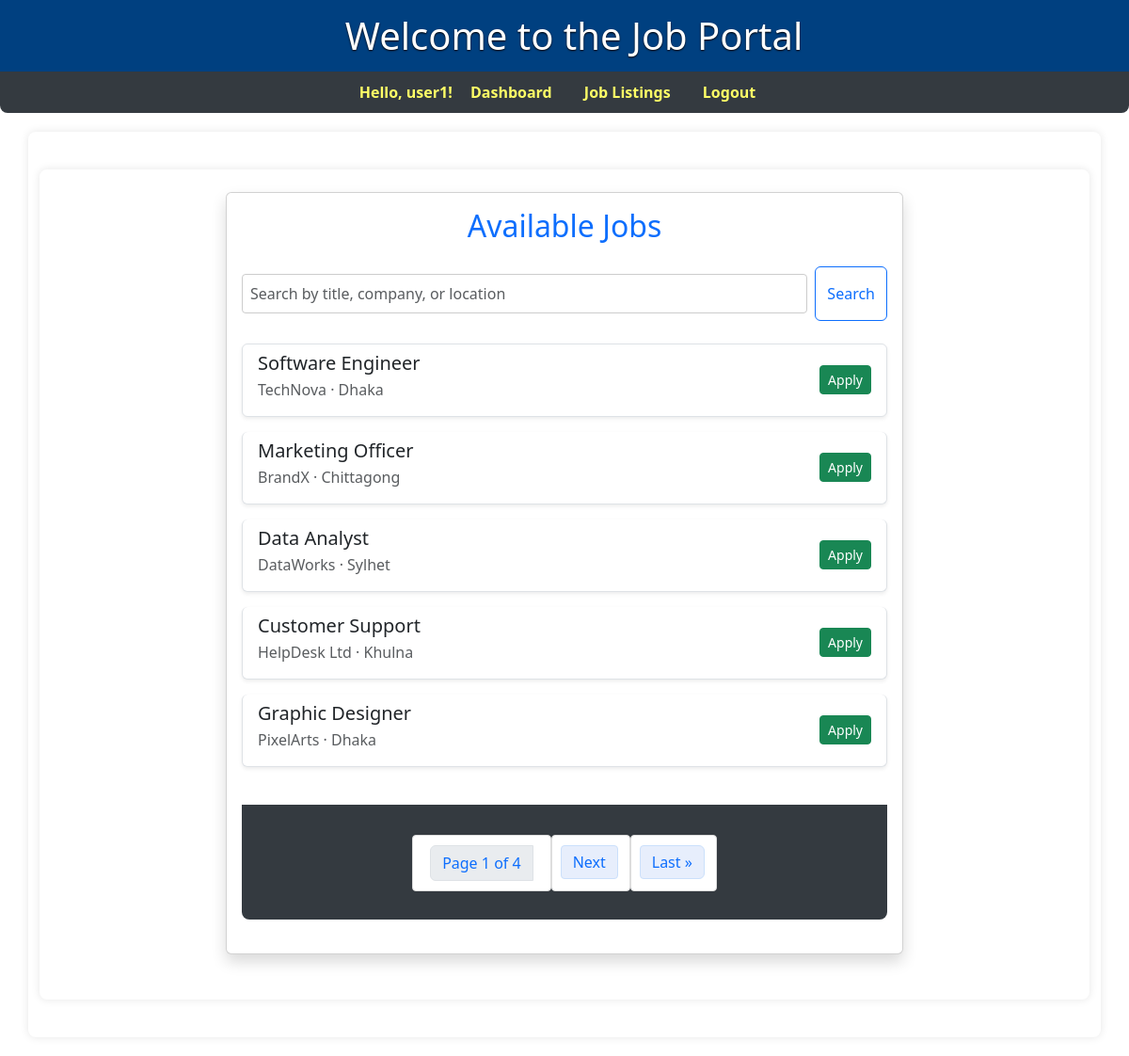
Screenshot of / (signed in) with the database file from the repository.
### core/models.py (models this page shows)
class CustomUser(AbstractUser):
    ROLE_CHOICES = (
        ('employer', 'Employer'),
        ('applicant', 'Applicant'),
    )
    role = models.CharField(max_length=10, choices=ROLE_CHOICES)
    experience_years = models.IntegerField(blank=True, null=True)

class Job(models.Model):
    title = models.CharField(max_length=255)
    company_name = models.CharField(max_length=255)
    location = models.CharField(max_length=255)
    description = models.TextField()
    posted_by = models.ForeignKey(settings.AUTH_USER_MODEL, on_delete=models.CASCADE)
    created_at = models.DateTimeField(auto_now_add=True)

### core/views.py (the view)
# urls.py: path('', views.job_list, name='job_list'),
def job_list(request):
    query = request.GET.get('q')
    jobs = Job.objects.all()
    if query:
        jobs = jobs.filter(
            Q(title__icontains=query) |
            Q(company_name__icontains=query) |
            Q(location__icontains=query)
        )
    if not request.user.is_authenticated and 'apply_redirect' in request.GET:
        messages.info(request, "Please login or register to apply for jobs.")
    paginator = Paginator(jobs, 5)
    page_number = request.GET.get('page')
    try:
        page_obj = paginator.get_page(page_number)
    except (EmptyPage, PageNotAnInteger):
        page_obj = paginator.get_page(1)
    return render(request, 'core/job_list.html', {
        'jobs': page_obj,
        'query': query,
        'messages': messages.get_messages(request),
    })

### core/templates/core/job_list.html (shortened to what this page needs)
{% extends 'base.html' %}
{% block content %}
<div class="container py-4">
  <div class="row justify-content-center">
    <div class="col-lg-8">
      <div class="card shadow mb-4">
        <div class="card-body">
          <h2 class="mb-4 text-primary text-center">Available Jobs</h2>
          <form method="get" class="d-flex mb-4">
            <input type="text" name="q" value="{{ query|default_if_none:'' }}" class="form-control me-2" placeholder="Search by title, company, or location">
            <button type="submit" class="btn btn-outline-primary">Search</button>
          </form>
          {% if jobs %}
            <div class="list-group">
              {% for job in jobs %}
                <div class="list-group-item list-group-item-action mb-3 rounded shadow-sm">
                  <div class="d-flex justify-content-between align-items-center flex-wrap">
                    <div>
                      <h5 class="mb-1">{{ job.title }}</h5>
                      <div class="text-muted mb-2">
                        {{ job.company_name }} &middot; {{ job.location }}
                      </div>
                    </div>
                    <div>
                      {% if user.is_authenticated %}
                        <a href="{% url 'apply_job' job.id %}" class="btn btn-success btn-sm">Apply</a>
                      {% else %}
                        <a href="{% url 'login' %}?next={% url 'job_list' %}?apply_redirect=1" class="btn btn-outline-secondary btn-sm">Apply</a>
                      {% endif %}
                    </div>
                  </div>
                </div>
              {% endfor %}
            </div>
          {% else %}
            <div class="alert alert-info mt-4">No jobs found.</div>
          {% endif %}
          <nav class="mt-4">
            <ul class="pagination justify-content-center">
              <li class="page-item disabled">
                <span class="page-link text-primary">
                  Page {{ jobs.number }} of {{ jobs.paginator.num_pages }}
                </span>
              </li>
              {% if jobs.has_next %}
                <li class="page-item">
                  <a class="page-link text-primary" href="?{% if query %}q={{ query }}&amp;{% endif %}page={{ jobs.next_page_number }}">Next</a>
                </li>
                <li class="page-item">
                  <a class="page-link text-primary" href="?{% if query %}q={{ query }}&amp;{% endif %}page={{ jobs.paginator.num_pages }}">Last &raquo;</a>
                </li>
              {% endif %}
            </ul>
          </nav>
        </div>
      </div>
    </div>
  </div>
</div>
{% endblock %}

### templates/base.html (shortened to what this page needs)
{% load static %}
<!DOCTYPE html>
<html>
<head>
    <link rel="stylesheet" href="{% static 'css/style.css' %}">
    <link href="https://cdn.jsdelivr.net/npm/bootstrap@5.3.3/dist/css/bootstrap.min.css" rel="stylesheet">
</head>
<body>
    <div class="site-banner">
        <h1 style="margin: 0; padding: 5px 15px;">Welcome to the Job Portal</h1>
    </div>
    <nav>
        {% if user.is_authenticated %}
            <span style="color:#ff6; font-weight:bold;">Hello, {{ user.get_full_name|default:user.username }}!</span>
            <a href="{% url 'dashboard' %}">Dashboard</a>
            {% if user.role == 'applicant' %}
            <a href="{% url 'job_list' %}">Job Listings</a>
            {% endif %}
            <form action="{% url 'logout' %}" method="post" style="display:inline;">
                <button type="submit" style="background:none;border:none;padding:0;color:#007bff;cursor:pointer;">Logout</button>
            </form>
        {% else %}
            <a href="{% url 'login' %}">Login</a>
            <a href="{% url 'register' %}">Register</a>
        {% endif %}
    </nav>
    <div class="container">
        {% block content %}{% endblock %}
    </div>
</body>
</html>

### static/css/style.css (style rules this page uses)
body { font-family: Arial, sans-serif; background-color: #f8f9fa; margin: 0; padding: 0; }
.site-banner { height: 2cm; color: white; display: flex; align-items: center; font-size: 1.2rem; padding-left: 20px; text-shadow: 0 1px 2px black; background-color: #004080; justify-content: center; box-shadow: 0 2px 5px rgba(0,0,0,0.1); }
.container { width: 80%; margin: 20px auto; background: white; padding: 20px; box-shadow: 0 0 10px rgba(0,0,0,0.1); border-radius: 8px; }
h2 { color: #343a40; }
input[type="text"], input[type="file"], textarea, select { width: 100%; padding: 8px; margin: 8px 0; border: 1px solid #ccc; border-radius: 4px; }
button { background-color: #007bff; color: white; padding: 10px 20px; border: none; border-radius: 4px; cursor: pointer; }
ul { list-style-type: none; padding: 0; }
li { background: #ffffff; padding: 10px; margin-bottom: 8px; border: 1px solid #ddd; border-radius: 4px; }
nav { background: #343a40; padding: 10px 0; margin-bottom: 20px; border-radius: 0 0 8px 8px; text-align: center; }
nav a, nav button { color: #ff6 !important; text-decoration: none; margin: 0 15px; font-weight: bold; background: none; border: none; padding: 0; cursor: pointer; font-size: 16px; transition: color 0.2s; }
.pagination a { margin: 0 5px; text-decoration: none; }
.pagination span { margin: 0 10px; }
.pagination { margin: 22px 0 12px 0; text-align: center; }
.pagination a { background: #e7eefc; color: #0072e3; padding: 5px 12px; border-radius: 4px; margin: 0 2px; border: 1px solid #cbe0fb; text-decoration: none; font-weight: 500; transition: background 0.18s, color 0.18s; }
.pagination span { margin: 0 8px; font-weight: 600; }
.pagination .page-link { color: #084298; font-weight: 500; }

### rows the page displays
CustomUser: get_full_name "user1"
Job: title "Software Engineer", company_name "TechNova", location "Dhaka"
Job: title "Marketing Officer", company_name "BrandX", location "Chittagong"
Job: title "Data Analyst", company_name "DataWorks", location "Sylhet"
Job: title "Customer Support", company_name "HelpDesk Ltd", location "Khulna"
Job: title "Graphic Designer", company_name "PixelArts", location "Dhaka"

### other values shown
{{ jobs.number }} "1"
{{ jobs.paginator.num_pages }} "4"
